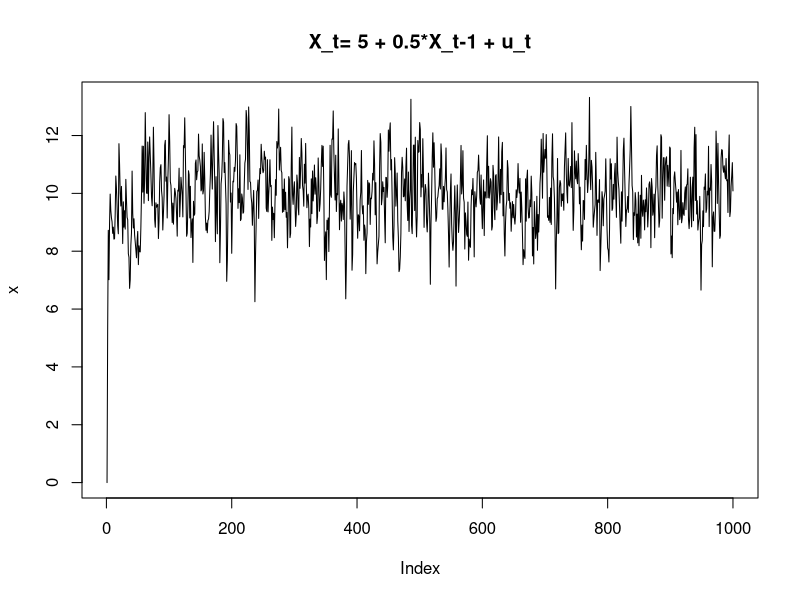
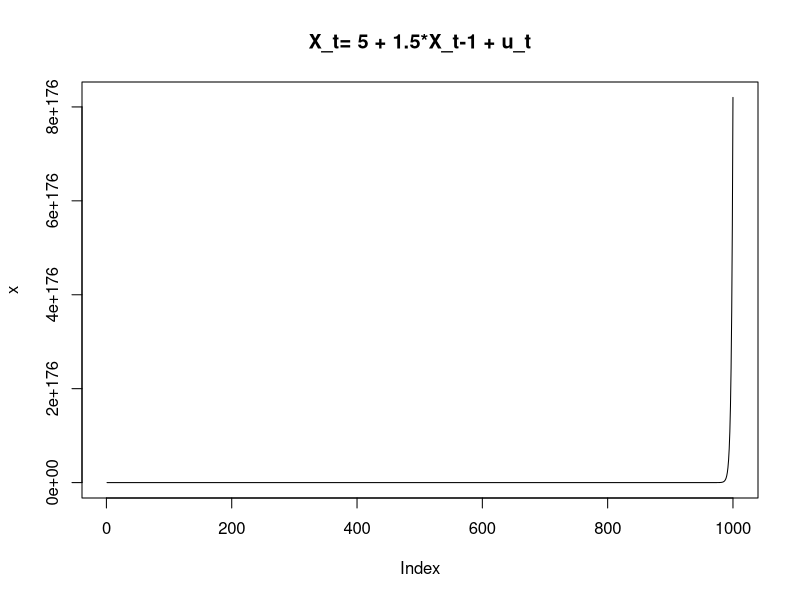
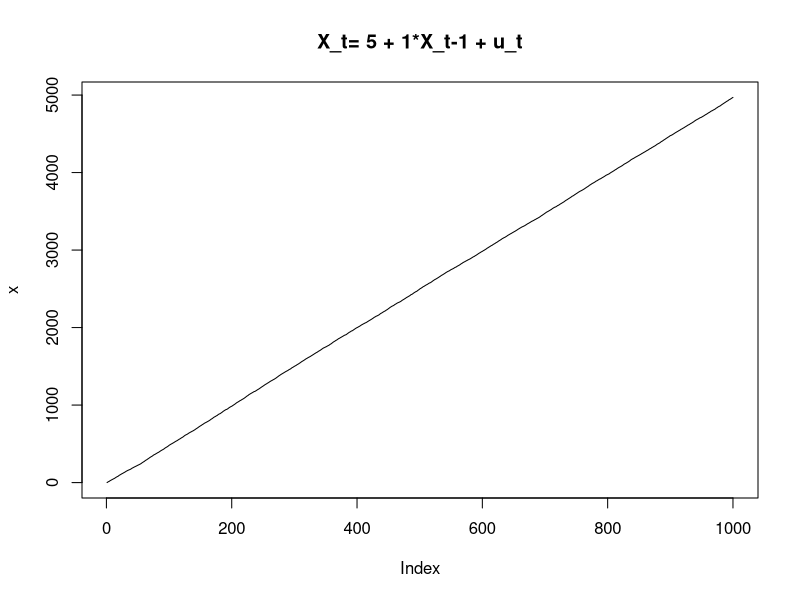
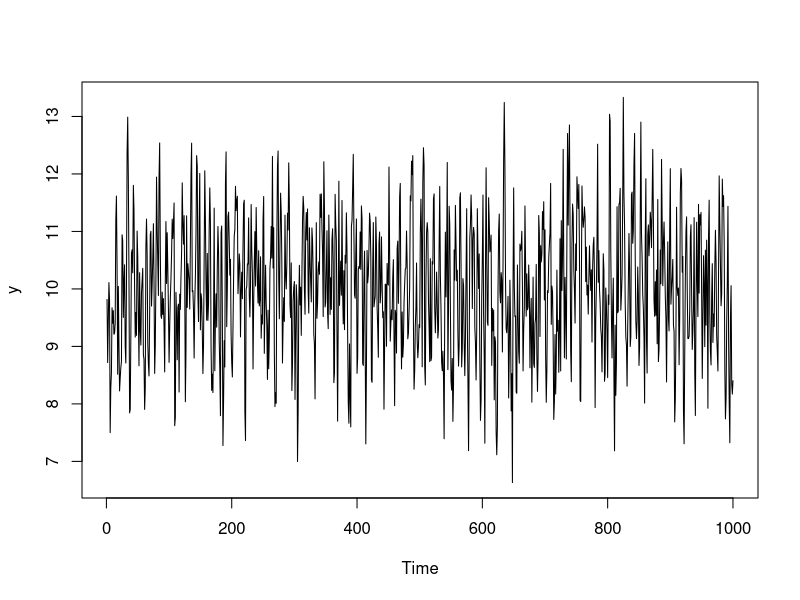

These charts were generated, in order, by the following R code: (Note: this script raises an error after producing the figures.)
## ---- chunk 1
library(forecast)
# Set up variables
set.seed(1234)
n <- 1000
x <- matrix(0,1000,1)
w <- rnorm(n)

# loop to create x
for (t in 2:n) x[t] <- 5+ 0.5 * x[t-1] + w[t]
plot(x,type='l', main = "X_t= 5 + 0.5*X_t-1 + u_t")

## ---- chunk 2

# Set up variables
set.seed(1234)
n <- 1000
x <- matrix(0,1000,1)
w <- rnorm(n)

# loop to create x
for (t in 2:n) x[t] <- 5+ 1.5 * x[t-1] + w[t]
plot(x,type='l', main = "X_t= 5 + 1.5*X_t-1 + u_t")

## ---- chunk 3
# Set up variables
set.seed(1234)
n <- 1000
x <- matrix(0,1000,1)
w <- rnorm(n)

# loop to create x
for (t in 2:n) x[t] <- 5+ 1 * x[t-1] + w[t]
plot(x,type='l', main = "X_t= 5 + 1*X_t-1 + u_t")
## ---- chunk 4
y=arima.sim(model = list(ar=c(0.6,-0.3)), n=1000)+10

plot(y)

dynlm(y~ L(y,1))
